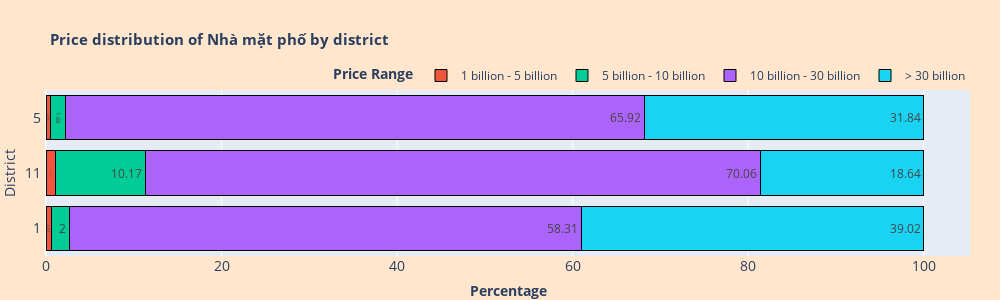

Here is the notebook cell this chart was saved with:
### Markdown cell above
#### **Nhà mặt phố:**

### Code cell
Price_distribution_of_type('Nhà mặt phố')

### Figure 1 — Plotly figure (JSON) as saved in the notebook; plotly's stock layout.template omitted (floating-point values rounded to 4 significant figures)
{"data": [{"alignmentgroup": "True", "hovertemplate": "%{text} (%) of <b>Nhà mặt phố</b> in %{y} have price in range %{fullData.name}", "legendgroup": "1 billion - 5 billion", "marker": {"color": "#EF553B", "line": {"color": "black", "width": 1}, "pattern": {"shape": ""}}, "name": "1 billion - 5 billion", "offsetgroup": "1 billion - 5 billion", "orientation": "h", "showlegend": true, "text": [0.67, 1.13, 0.56], "textposition": "auto", "type": "bar", "x": [0.67, 1.13, 0.56], "xaxis": "x", "y": ["1", "11", "5"], "yaxis": "y"}, {"alignmentgroup": "True", "hovertemplate": "%{text} (%) of <b>Nhà mặt phố</b> in %{y} have price in range %{fullData.name}", "legendgroup": "5 billion - 10 billion", "marker": {"color": "#00cc96", "line": {"color": "black", "width": 1}, "pattern": {"shape": ""}}, "name": "5 billion - 10 billion", "offsetgroup": "5 billion - 10 billion", "orientation": "h", "showlegend": true, "text": [2, 10.17, 1.68], "textposition": "auto", "type": "bar", "x": [2, 10.17, 1.68], "xaxis": "x", "y": ["1", "11", "5"], "yaxis": "y"}, {"alignmentgroup": "True", "hovertemplate": "%{text} (%) of <b>Nhà mặt phố</b> in %{y} have price in range %{fullData.name}", "legendgroup": "10 billion - 30 billion", "marker": {"color": "#ab63fa", "line": {"color": "black", "width": 1}, "pattern": {"shape": ""}}, "name": "10 billion - 30 billion", "offsetgroup": "10 billion - 30 billion", "orientation": "h", "showlegend": true, "text": [58.31, 70.06, 65.92], "textposition": "auto", "type": "bar", "x": [58.31, 70.06, 65.92], "xaxis": "x", "y": ["1", "11", "5"], "yaxis": "y"}, {"alignmentgroup": "True", "hovertemplate": "%{text} (%) of <b>Nhà mặt phố</b> in %{y} have price in range %{fullData.name}", "legendgroup": "> 30 billion", "marker": {"color": "#19d3f3", "line": {"color": "black", "width": 1}, "pattern": {"shape": ""}}, "name": "> 30 billion", "offsetgroup": "> 30 billion", "orientation": "h", "showlegend": true, "text": [39.02, 18.64, 31.84], "textposition": "auto", "type": "bar", "x": [39.02, 18.64, 31.84], "xaxis": "x", "y": ["1", "11", "5"], "yaxis": "y"}], "layout": {"barmode": "stack", "height": 300, "legend": {"orientation": "h", "title": {"text": "<b>Price Range</b>"}, "tracegroupgap": 0, "x": 1, "xanchor": "right", "y": 1, "yanchor": "bottom"}, "margin": {"b": 0, "l": 20, "r": 30, "t": 90}, "paper_bgcolor": "#ffe6cc", "title": {"font": {"size": 15}, "text": "<b>Price distribution of Nhà mặt phố by district</b>"}, "width": 1000, "xaxis": {"anchor": "y", "domain": [0, 1], "tickfont": {"size": 14}, "title": {"text": "<b>Percentage</b>"}}, "yaxis": {"anchor": "x", "domain": [0, 1], "tickfont": {"size": 14}, "ticksuffix": " ", "title": {"text": "District"}}}}
